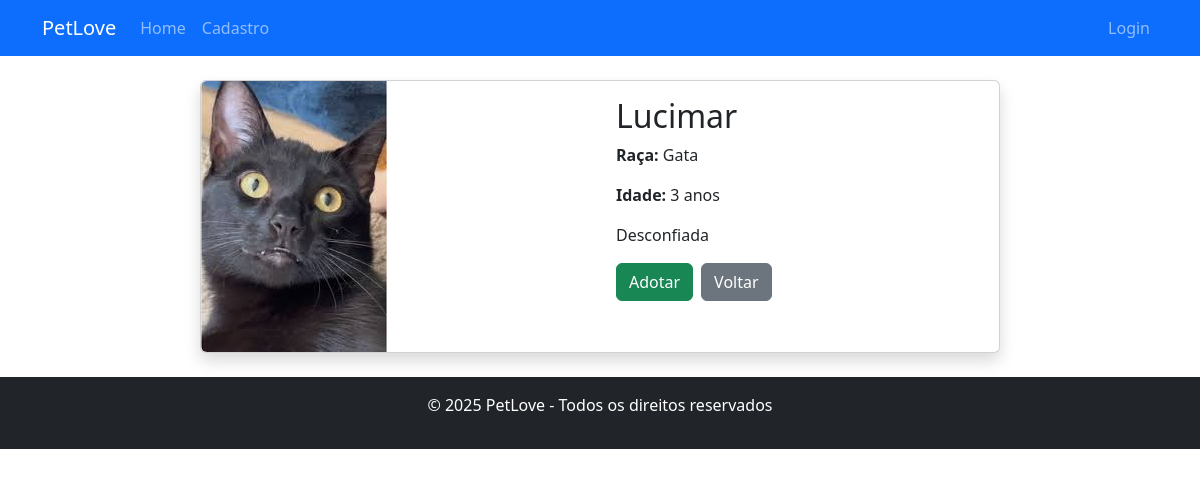
The app's page /8/ with its own data.
### pets/models.py (models this page shows, shortened)
class Pet(models.Model):
    nome = models.CharField(max_length=100)
    especie = models.CharField(max_length=50)
    idade = models.IntegerField()
    descricao = models.TextField()
    imagem = models.ImageField(upload_to='pets/', blank=True, null=True)
    categoria = models.ForeignKey(Categoria, on_delete=models.CASCADE, null=True, blank=True)

### pets/views.py (the view)
# urls.py: path('<int:pet_id>/', views.detalhar_pet, name='detalhar_pet'),
def detalhar_pet(request, pet_id):
    pet = get_object_or_404(Pet, id=pet_id)
    return render(request, 'pets/detalhar.html', {'pet': pet})

### pets/templates/pets/detalhar.html (shortened to what this page needs)
{% extends 'base.html' %}
{% block content %}
<div class="card mx-auto shadow" style="max-width: 800px;">
    <div class="row g-0">
        <div class="col-md-6">
            <img src="{{ pet.imagem.url }}" class="img-fluid rounded-start" alt="{{ pet.nome }}">
        </div>
        <div class="col-md-6">
            <div class="card-body">
                <h2 class="card-title">{{ pet.nome }}</h2>
                <p class="card-text"><strong>Raça:</strong> {{ pet.especie }}</p>
                <p class="card-text"><strong>Idade:</strong> {{ pet.idade }} anos</p>
                <p class="card-text">{{ pet.descricao }}</p>
                <div class="d-flex gap-2 mt-3">
                    <a href="{% url 'adotar_pet' pet.id %}" class="btn btn-success">Adotar</a>
                    <a href="{% url 'listar_pets' %}" class="btn btn-secondary">Voltar</a>
                </div>
            </div>
        </div>
    </div>
</div>
{% endblock %}

### records on screen
Pet: imagem (picture), nome "Lucimar", especie "Gata", idade "3", descricao "Desconfiada"
